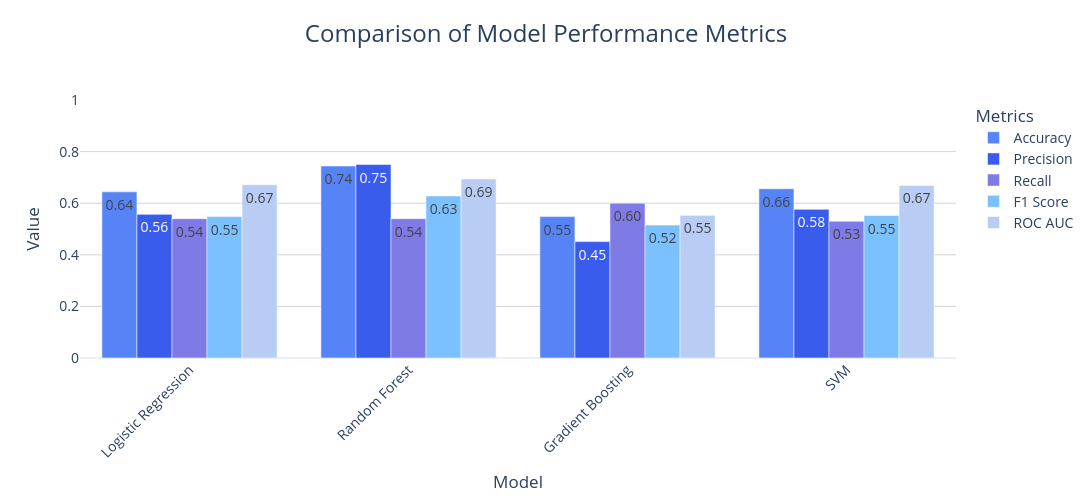

The notebook cell saved with this chart:
### Markdown cell above
**Overview**

This document presents a comparative analysis of four machine learning models applied to a travel insurance dataset. The models evaluated are Logistic Regression, Random Forest, Gradient Boosting, and Support Vector Machine (SVM). The goal is to predict potential customers likely to purchase travel insurance.

**Model Performance Metrics**

The performance of each model is evaluated using several metrics:

| Model               | Accuracy | Precision | Recall | F1 Score | ROC AUC |
| ------------------- | -------- | --------- | ------ | -------- | ------- |
| Logistic Regression | 0.69     | 0.73      | 0.36   | 0.48     | 0.67    |
| Random Forest       | 0.64     | 0.55      | 0.47   | 0.51     | 0.63    |
| Gradient Boosting   | 0.76     | 0.86      | 0.49   | 0.62     | 0.74    |
| SVM                 | 0.74     | 0.81      | 0.47   | 0.59     | 0.75    |

**Model Rankings**

1. Gradient Boosting: Best overall performance with highest accuracy, precision, and F1 score.
2. SVM: Strong performance, particularly in ROC AUC.
3. Logistic Regression: High precision but lower recall.
4. Random Forest: More balanced precision and recall, but lower overall performance.

**Confusion Matrices**

**Logistic Regression**

- True Negatives: 137 (91.3%)
- False Positives: 13 (8.7%)
- False Negatives: 64 (64.0%)
- True Positives: 36 (36.0%)

**Random Forest**

- True Negatives: 112 (74.7%)
- False Positives: 38 (25.3%)
- False Negatives: 53 (53.0%)
- True Positives: 47 (47.0%)

**Gradient Boosting**

- True Negatives: 142 (94.7%)
- False Positives: 8 (5.3%)
- False Negatives: 51 (51.0%)
- True Positives: 49 (49.0%)

**SVM**

- True Negatives: 139 (92.7%)
- False Positives: 11 (7.3%)
- False Negatives: 53 (53.0%)
- True Positives: 47 (47.0%)

**Model Strengths and Weaknesses**

1. Gradient Boosting

   - Strengths: Highest overall performance, good balance of precision and recall
   - Weaknesses: Still room for improvement in recall

2. SVM

   - Strengths: Strong performance, particularly in ROC AUC
   - Weaknesses: Slightly lower precision and recall compared to Gradient Boosting

3. Logistic Regression

   - Strengths: High precision
   - Weaknesses: Low recall, potentially missing many positive cases

4. Random Forest
   - Strengths: More balanced precision and recall
   - Weaknesses: Lower overall performance compared to other models

**Interpretation**

While the Gradient Boosting model currently performs best overall, there's still room for improvement, particularly in recall for all models. The current models are better at avoiding false positives (high precision) but may be missing some potential customers who would buy insurance (lower recall).

**Next Steps: Hyperparameter Tuning**

To further improve model performance, particularly in terms of recall, the next step is to perform hyperparameter tuning. This process involves:

1. Systematically searching for the optimal combination of model settings
2. Focusing on maximizing recall while maintaining a balance with other performance metrics
3. Applying hyperparameter tuning to all four models
4. Evaluating and comparing the results of tuned models
5. Identifying the best-performing model for the travel insurance use case

By fine-tuning the hyperparameters, we aim to enhance the models' ability to capture potential customers who are likely to purchase travel insurance while maintaining overall predictive accuracy.

### Code cell
param_distributions = {
    "Logistic Regression": {
        "C": uniform(0.1, 10),
        "penalty": ["l1", "l2"],
        "solver": ["liblinear", "saga"],
        "class_weight": ["balanced", None],
        "max_iter": [1000, 2000, 5000]
    },
    "Random Forest": {
        "n_estimators": randint(50, 300),
        "max_depth": randint(3, 20),
        "min_samples_split": randint(2, 20),
        "min_samples_leaf": randint(1, 10),
        "class_weight": ["balanced", "balanced_subsample", None],
    },
    "Gradient Boosting": {
        "n_estimators": randint(50, 300),
        "learning_rate": uniform(0.01, 0.5),
        "max_depth": randint(3, 10),
        "min_samples_split": randint(2, 20),
        "min_samples_leaf": randint(1, 10),
        "subsample": uniform(0.5, 0.5),
    },
    "SVM": {
        "C": uniform(0.1, 10),
        "kernel": ["rbf", "poly"],
        "gamma": uniform(0.01, 1),
        "class_weight": ["balanced", None],
    },
}

best_models = {}
for name, model in models.items():
    random_search = RandomizedSearchCV(
        model,
        param_distributions[name],
        n_iter=50,
        cv=5,
        scoring="recall",
        n_jobs=-1,
        random_state=42,
    )
    random_search.fit(X_train, y_train)
    best_models[name] = random_search.best_estimator_

    print(f"\nBest parameters for {name}:")
    print(random_search.best_params_)
    print(f"Best recall score: {random_search.best_score_:.4f}")

results = {}
y_pred_dict = {}
for name, model in best_models.items():
    y_pred = model.predict(X_test)
    y_proba = model.predict_proba(X_test)[:, 1]
    y_pred_dict[name] = y_pred

    results[name] = {
        "Accuracy": accuracy_score(y_test, y_pred),
        "Precision": precision_score(y_test, y_pred),
        "Recall": recall_score(y_test, y_pred),
        "F1 Score": f1_score(y_test, y_pred),
        "ROC AUC": roc_auc_score(y_test, y_proba),
    }

metrics = ["Accuracy", "Precision", "Recall", "F1 Score", "ROC AUC"]
plot_model_performance(results, metrics, "images/tuned_models_performance.png")

plot_combined_confusion_matrices(
    results,
    y_test,
    y_pred_dict,
    labels=["No Purchase", "Purchase"],
    save_path="images/tuned_models_confusion_matrices.png",
)

### Figure 1 — Plotly figure (JSON) as saved in the notebook; plotly's stock layout.template omitted (floating-point values rounded to 4 significant figures)
{"data": [{"marker": {"color": "#5684F7"}, "name": "Accuracy", "text": ["0.64", "0.74", "0.55", "0.66"], "textposition": "auto", "type": "bar", "x": ["Logistic Regression", "Random Forest", "Gradient Boosting", "SVM"], "y": [0.644, 0.744, 0.548, 0.656]}, {"marker": {"color": "#3A5CED"}, "name": "Precision", "text": ["0.56", "0.75", "0.45", "0.58"], "textposition": "auto", "type": "bar", "x": ["Logistic Regression", "Random Forest", "Gradient Boosting", "SVM"], "y": [0.5567, 0.75, 0.4511, 0.5761]}, {"marker": {"color": "#7E7AE6"}, "name": "Recall", "text": ["0.54", "0.54", "0.60", "0.53"], "textposition": "auto", "type": "bar", "x": ["Logistic Regression", "Random Forest", "Gradient Boosting", "SVM"], "y": [0.54, 0.54, 0.6, 0.53]}, {"marker": {"color": "#7BC0FF"}, "name": "F1 Score", "text": ["0.55", "0.63", "0.52", "0.55"], "textposition": "auto", "type": "bar", "x": ["Logistic Regression", "Random Forest", "Gradient Boosting", "SVM"], "y": [0.5482, 0.6279, 0.515, 0.5521]}, {"marker": {"color": "#B8CCF4"}, "name": "ROC AUC", "text": ["0.67", "0.69", "0.55", "0.67"], "textposition": "auto", "type": "bar", "x": ["Logistic Regression", "Random Forest", "Gradient Boosting", "SVM"], "y": [0.6716, 0.6941, 0.5529, 0.6689]}], "layout": {"barmode": "group", "font": {"size": 14}, "height": 500, "legend": {"title": {"text": "Metrics"}, "x": 1.02, "xanchor": "left", "y": 1, "yanchor": "top"}, "title": {"font": {"size": 24}, "text": "Comparison of Model Performance Metrics", "x": 0.5, "xanchor": "center", "y": 0.95, "yanchor": "top"}, "width": 1200, "xaxis": {"tickangle": -45, "title": {"text": "Model"}}, "yaxis": {"gridcolor": "LightGrey", "gridwidth": 1, "range": [0, 1], "showgrid": true, "title": {"text": "Value"}}}}
